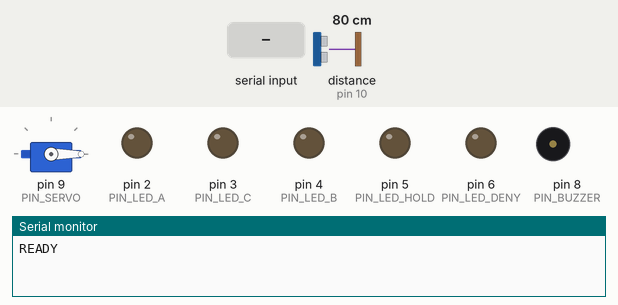
Simulated run of this sketch. Board: Arduino Uno, built with avr-gcc and run on an emulated ATmega328P. Parts: servo, output pins drawn as LEDs (lit = HIGH), buzzer (waves = sounding, pin HIGH), the last lines printed to the serial monitor. Wiring (inferred from the names in the program): ultrasonic range finder: trigger pin 11; echo pin 10. Inputs (shaded band) come from the test bench; at power-on: distance to the obstacle (sensor on pin 10) 80 cm. The echo pulse lasts 58.3 µs per cm; pins used as bus, display or sensor lines are not drawn.

Above: at 1.2 s.
1.3 s: "HOLD\n" received over Serial
At 2.8 s:
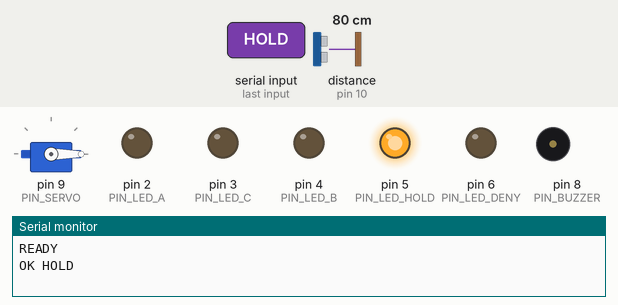
3.1 s: "DENY\n" received over Serial
At 4.9 s:
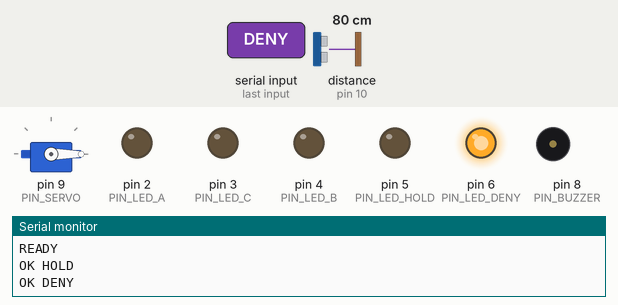
6.1 s: "PRIV OPEN\n" received over Serial
At 7.4 s:
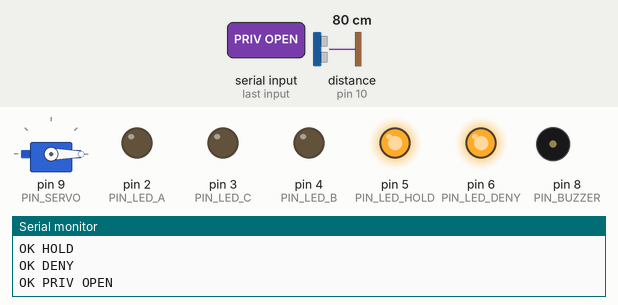
Timing chart, 0 to 10.6 s (numbered marks = the images above; inputs shaded):
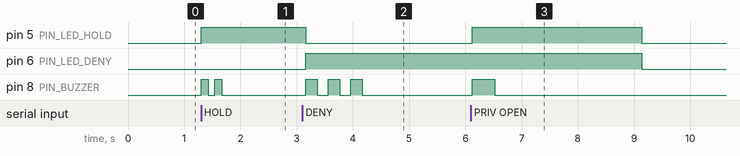

Measured:
- after the input at 1.3 s, pin 5 (PIN_LED_HOLD): LOW → HIGH at once; pin 8 (PIN_BUZZER): alternates HIGH for 0.12 s and LOW for 0.12 s, 4 changes in all, then stays LOW, starting at once
- after the input at 3.1 s, pin 5 (PIN_LED_HOLD): HIGH → LOW after 0.07 s instead of 1.2 s; pin 6 (PIN_LED_DENY): LOW → HIGH after 0.07 s; pin 8 (PIN_BUZZER): alternates HIGH for 0.20 s and LOW for 0.20 s, 6 changes in all, then stays LOW, starting after 0.07 s
- after the input at 6.1 s, pin 5 (PIN_LED_HOLD): LOW → HIGH at once, → LOW 3.0 s later; pin 6 (PIN_LED_DENY): HIGH → LOW after 3.0 s instead of 0.09 s; pin 8 (PIN_BUZZER): LOW → HIGH at once, → LOW 0.40 s later

The sketch:

station.ino
```cpp
// note: the station never decides, it only executes host commands and reports arrivals
// note: line protocol at 115200 baud, documented in the README

#include <Servo.h>

#define HAS_LCD 0  // set to 1 if the parallel LCD 1602 is wired (pins A0-A5)
#if HAS_LCD
#include <LiquidCrystal.h>
LiquidCrystal lcd(A0, A1, A2, A3, A4, A5);
#endif

const byte PIN_LED_A = 2;
const byte PIN_LED_B = 4;  // note: b and c leds are wired crossed on the board
const byte PIN_LED_C = 3;
const byte PIN_LED_HOLD = 5;  // yellow
const byte PIN_LED_DENY = 6;  // red; priv open lights it with the yellow hold led
const byte PIN_BUZZER = 8;  // active buzzer
const byte PIN_SERVO = 9;
const byte PIN_SONAR_TRIG = 11;
const byte PIN_SONAR_ECHO = 10;

// note: angles fit the servo as mounted on the table, C at one end and hold behind it at the other
const byte GATE_A = 90;
const byte GATE_B = 150;
const byte GATE_C = 180;
// note: rest is the hold position, so a gate that gets no valid decision stays parked
const byte GATE_REST = 0;

const int ARRIVAL_CM = 12;        // parcel closer than this counts as arrived
const unsigned long LIGHT_MS = 3000;

Servo gate;
String line;
bool parcelPresent = false;
byte nearScore = 0;
// note: the sonar flickers between near and far on soft or angled objects, so
// presence is a leaky score (+1 near, -1 far, 60 ms per read) instead of one read
const byte ARRIVE_SCORE = 5;
const byte MAX_SCORE = 20;
unsigned long lightsOffAt = 0;

void allLightsOff() {
  for (byte pin = PIN_LED_A; pin <= PIN_LED_DENY; pin++) digitalWrite(pin, LOW);
}

void showMessage(const String &text) {
#if HAS_LCD
  lcd.clear();
  lcd.setCursor(0, 0);
  lcd.print(text.substring(0, 16));
  if (text.length() > 16) {
    lcd.setCursor(0, 1);
    lcd.print(text.substring(16, 32));
  }
#endif
}

void beep(byte times, int ms) {
  for (byte i = 0; i < times; i++) {
    digitalWrite(PIN_BUZZER, HIGH);
    delay(ms);
    digitalWrite(PIN_BUZZER, LOW);
    if (i + 1 < times) delay(ms);
  }
}

// note: priv open lights yellow and red; the bin sent right after it keeps them lit beside its own led
bool cageJustOpened = false;

void light(byte pin, bool keepCage) {
  allLightsOff();
  if (keepCage) {
    digitalWrite(PIN_LED_HOLD, HIGH);
    digitalWrite(PIN_LED_DENY, HIGH);
  }
  digitalWrite(pin, HIGH);
  lightsOffAt = millis() + LIGHT_MS;
}

int readDistanceCm() {
  digitalWrite(PIN_SONAR_TRIG, LOW);
  delayMicroseconds(2);
  digitalWrite(PIN_SONAR_TRIG, HIGH);
  delayMicroseconds(10);
  digitalWrite(PIN_SONAR_TRIG, LOW);
  unsigned long us = pulseIn(PIN_SONAR_ECHO, HIGH, 25000);
  if (us == 0) return -1;
  return us / 58;
}

void routeTo(char bin) {
  if (bin == 'A') { gate.write(GATE_A); light(PIN_LED_A, cageJustOpened); }
  else if (bin == 'B') { gate.write(GATE_B); light(PIN_LED_B, cageJustOpened); }
  else if (bin == 'C') { gate.write(GATE_C); light(PIN_LED_C, cageJustOpened); }
  else { Serial.println(F("ERR bad-bin")); return; }
  beep(1, 60);
  showMessage(String("BIN ") + bin);
  Serial.print(F("OK BIN "));
  Serial.println(bin);
}

void handle(const String &cmd) {
  if (cmd == "PING") {
    Serial.println(F("PONG"));
  } else if (cmd == "DIST") {
    Serial.print(F("DIST "));
    Serial.println(readDistanceCm());
  } else if (cmd.startsWith("BIN ") && cmd.length() == 5) {
    routeTo(cmd.charAt(4));
  } else if (cmd == "HOLD") {
    gate.write(GATE_REST);
    light(PIN_LED_HOLD, false);
    beep(2, 120);
    showMessage("HOLD");
    Serial.println(F("OK HOLD"));
  } else if (cmd == "DENY") {
    gate.write(GATE_REST);
    light(PIN_LED_DENY, false);
    beep(3, 200);
    showMessage("DENY");
    Serial.println(F("OK DENY"));
  } else if (cmd == "PRIV OPEN") {
    light(PIN_LED_HOLD, true);
    beep(1, 400);
    showMessage("PRIV OPEN");
    Serial.println(F("OK PRIV OPEN"));
  } else if (cmd.startsWith("LCD ")) {
    showMessage(cmd.substring(4));
    Serial.println(F("OK LCD"));
  } else {
    Serial.println(F("ERR unknown"));
  }
  cageJustOpened = cmd == "PRIV OPEN";
}

void setup() {
  for (byte pin = PIN_LED_A; pin <= PIN_LED_DENY; pin++) pinMode(pin, OUTPUT);
  pinMode(PIN_BUZZER, OUTPUT);
  pinMode(PIN_SONAR_TRIG, OUTPUT);
  pinMode(PIN_SONAR_ECHO, INPUT);
  gate.attach(PIN_SERVO);
  gate.write(GATE_REST);
#if HAS_LCD
  lcd.begin(16, 2);
#endif
  showMessage("PAPERWEIGHT");
  Serial.begin(115200);
  Serial.println(F("READY"));
}

void loop() {
  while (Serial.available()) {
    char c = Serial.read();
    if (c == '\n') {
      line.trim();
      if (line.length()) handle(line);
      line = "";
    } else if (line.length() < 40) {
      line += c;
    }
  }

  int cm = readDistanceCm();
  bool near = cm > 0 && cm < ARRIVAL_CM;
  if (near && nearScore < MAX_SCORE) nearScore++;
  if (!near && nearScore > 0) nearScore--;
  if (!parcelPresent && nearScore >= ARRIVE_SCORE) {
    parcelPresent = true;
    nearScore = MAX_SCORE;
    Serial.print(F("ARRIVAL "));
    Serial.println(cm);
  } else if (parcelPresent && nearScore == 0) {
    parcelPresent = false;
    Serial.println(F("DEPARTURE"));
  }

  if (lightsOffAt && millis() > lightsOffAt) {
    allLightsOff();
    gate.write(GATE_REST);
    lightsOffAt = 0;
  }
  delay(60);
}
```
